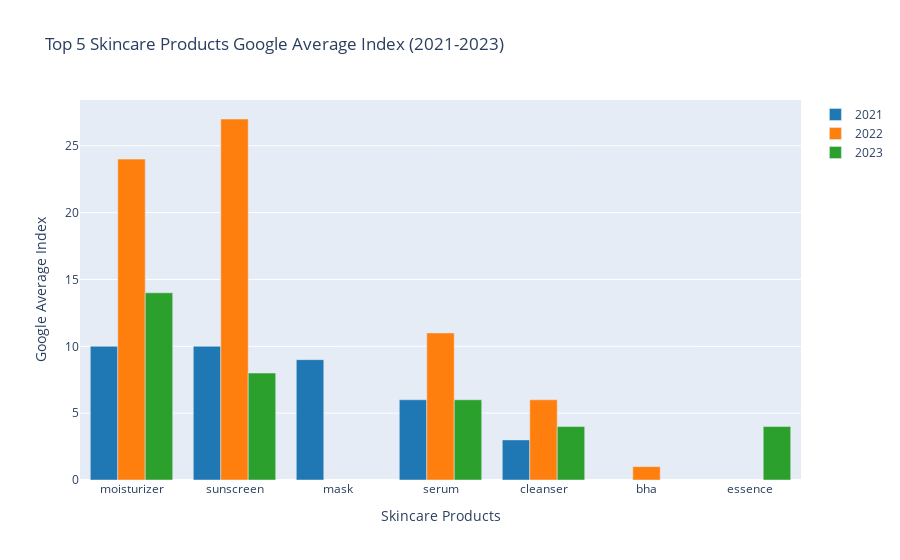

Notebook code cell kept with this figure:
### Markdown cell above
The presented data unveils the dynamic landscape of Google Average Index for the top 5 skincare brands from 2021 to 2023. In 2021, "glossier" emerged as the frontrunner, while "simple," "clinique," and "aveeno" also garnered notable indices. The scenario shifted in 2022, with "fresh" and "cerave" taking the lead, accompanied by the consistent presence of "neutrogena" and the entry of "shiseido." 2023 witnessed further changes as "simple" reclaimed prominence, "neutrogena" and "clinique" maintained solid positions, and new entrants like "glossier" and "neogen" made their mark. The fluctuating indices highlight the evolving preferences in skincare brands, emphasizing the need for adaptability in marketing strategies to align with changing consumer trends observed over the three-year period.

### Code cell
import plotly.graph_objects as go

# Data for 2021
products_2021 = ['moisturizer', 'sunscreen', 'mask', 'serum', 'cleanser']
index_2021 = [10, 10, 9, 6, 3]

# Data for 2022
products_2022 = ['sunscreen', 'moisturizer', 'serum', 'cleanser', 'bha']
index_2022 = [27, 24, 11, 6, 1]

# Data for 2023
products_2023 = ['moisturizer', 'sunscreen', 'serum', 'cleanser', 'essence']
index_2023 = [14, 8, 6, 4, 4]

colors = ['#1f77b4', '#ff7f0e', '#2ca02c', '#d62728', '#9467bd']

# Create traces for each year with specified colors
trace_2021 = go.Bar(x=products_2021, y=index_2021, name='2021', marker=dict(color=colors[0]))
trace_2022 = go.Bar(x=products_2022, y=index_2022, name='2022', marker=dict(color=colors[1]))
trace_2023 = go.Bar(x=products_2023, y=index_2023, name='2023',marker=dict(color=colors[2]) )

# Create layout
layout = go.Layout(title='Top 5 Skincare Products Google Average Index (2021-2023)',
                   xaxis=dict(title='Skincare Products'),
                   yaxis=dict(title='Google Average Index'))

# Create figure
fig = go.Figure(data=[trace_2021, trace_2022, trace_2023], layout=layout)

# Show the plot
fig.show()

fig.write_html("/root/fall-2023-reddit-project-team-33/data/plots/Trend_skincareproducts.html")

### Figure 1 — Plotly figure (JSON) as saved in the notebook; plotly's stock layout.template omitted (floating-point values rounded to 4 significant figures)
{"data": [{"marker": {"color": "#1f77b4"}, "name": "2021", "type": "bar", "x": ["moisturizer", "sunscreen", "mask", "serum", "cleanser"], "y": [10, 10, 9, 6, 3]}, {"marker": {"color": "#ff7f0e"}, "name": "2022", "type": "bar", "x": ["sunscreen", "moisturizer", "serum", "cleanser", "bha"], "y": [27, 24, 11, 6, 1]}, {"marker": {"color": "#2ca02c"}, "name": "2023", "type": "bar", "x": ["moisturizer", "sunscreen", "serum", "cleanser", "essence"], "y": [14, 8, 6, 4, 4]}], "layout": {"autosize": true, "title": {"text": "Top 5 Skincare Products Google Average Index (2021-2023)"}, "xaxis": {"autorange": true, "range": [-0.5, 6.5], "title": {"text": "Skincare Products"}, "type": "category"}, "yaxis": {"autorange": true, "range": [0, 28.42], "title": {"text": "Google Average Index"}, "type": "linear"}}}
